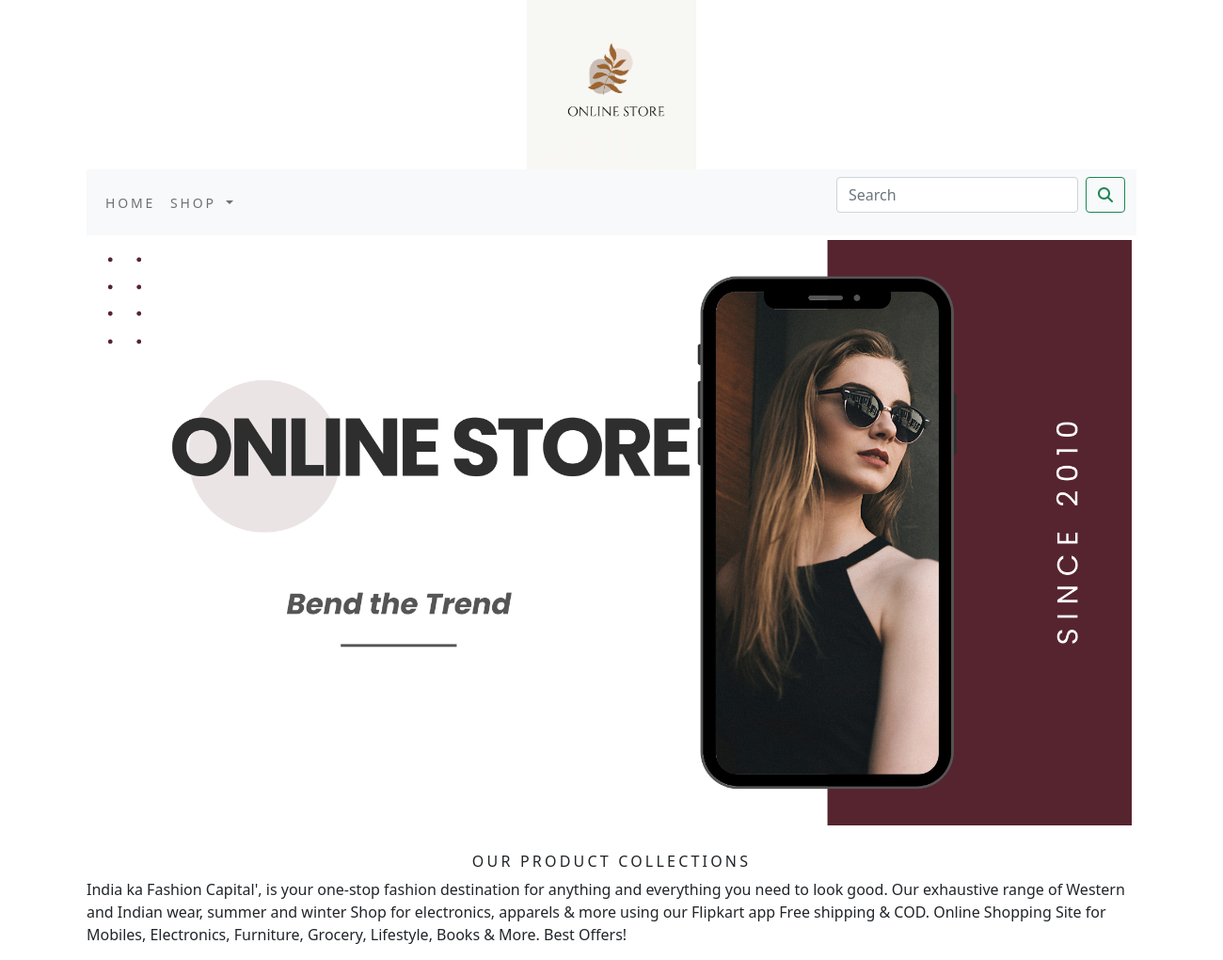
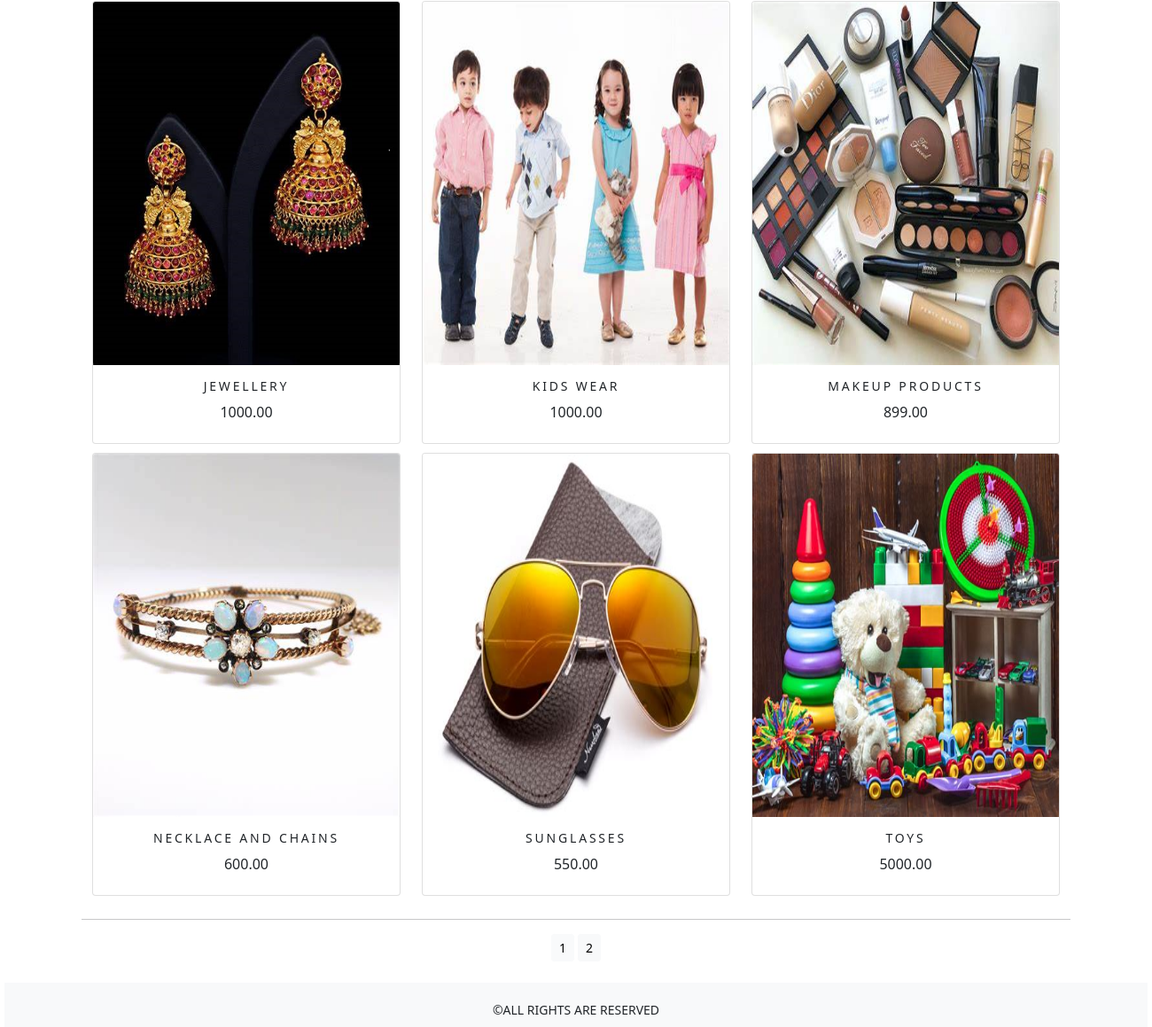
The app's page /shop/ with its own data (2 pictures, top to bottom).
### shop/models.py (models this page shows, shortened)
class Product(models.Model):
    name=models.CharField(max_length=250,unique=True)
    slug=models.SlugField(max_length=250, unique=True)
    description=models.TextField(blank=True)
    price=models.DecimalField(max_digits=10,decimal_places=2)
    category=models.ForeignKey(Category,on_delete=models.CASCADE)
    image=models.ImageField(upload_to='product',blank=True)
    stock=models.IntegerField()
    available=models.BooleanField(default=True)
    created=models.DateTimeField(auto_now_add=True)
    updated=models.DateTimeField(auto_now=True)
    def get_url(self):
       return reverse('shop:prodCatdetail',args=[self.category.slug,self.slug])
    class Meta:
        ordering=('name',)
        verbose_name='product'
        verbose_name_plural='products'

### shop/views.py (the view)
# urls.py: path('',views.allProdCat,name='allProdCat'),
def allProdCat(request,c_slug=None):
     c_page=None
     products_list=None
     if c_slug != None:
        c_page = get_object_or_404(Category, slug=c_slug)
        products_list = Product.objects.all().filter(category=c_page, available=True)
     else:
        products_list = Product.objects.all().filter(available=True)
        paginator=Paginator( products_list,6)
     try:
         page=int(request.GET.get('page','1'))
     except:
         page=1
     try:
         products=paginator.page(page)
     except (EmptyPage,InvalidPage):
         products=paginator.page(paginator.num_pages)
     return render(request, "category.html", {'category': c_page,'products':products})

### cart/context_processors.py (called while the page is built)
def counter(request):
    item_count=0
    if 'admin' in request.path:
        return {}
    else:
        try:
            cart=Cart.objects.filter(cart_id=_cart_id(request))
            car_items=CartItem.objects.all().filter(cart=cart[:1])
            for cart_item in car_items:
                item_count += cart_item.quantity
        except Cart.DoesNotExist:
            item_count=0
        return dict(item_count=item_count)

### cart/views.py (called while the page is built)
def _cart_id(request):
    cart=request.session.session_key
    if not cart:
        cart=request.session.create()
    return cart

### shop/context_processors.py (called while the page is built)
def menu_links(request):
    links=Category.objects.all()
    return dict(links=links)

### shop/models.py (called while the page is built)
    def get_url(self):
       return reverse('shop:product_by_category',args=[self.slug])

### templates/category.html (shortened to what this page needs)
{% extends 'base.html' %}
{% load static %}
{% block content %}
<div class="mx_auto">
     {% if category %}
    <img class="my_image" src="{{category.image.url}}" alt="{{category.name}}">
</div>
    <br>
<div>
    <h1 class="text-center my_tittle">{{category.name}}</h1>
    <p class="text-justify">{{category.description}}</p>
</div>
    {% else %}
<div>
        <img class="my_image my_image_padding" src="{% static 'img/banner.png' %}" alt="" width="1250px;">
 </div>
   <br>
<div>
    <h1 class="text-center my_tittle">Our Product Collections</h1>
    <p class="text-justify">India ka Fashion Capital', is your one-stop fashion destination for anything and everything you need to look good. Our exhaustive range of Western and Indian wear, summer and winter Shop for electronics, apparels & more using our Flipkart app Free shipping & COD. Online Shopping Site for Mobiles, Electronics, Furniture, Grocery, Lifestyle, Books & More. Best Offers!</p>
</div>
    {% endif %}
<div class="container">
    <div class="row mix_auto">
        {% for product in products.object_list %}
        <div class="my_bottom_margin col-9 col-ms-12 col-md-4 col-lg-4">
            <div class="card text-center" style="width:100%; height:500px;">
                <a href="{{product.get_url}}"><img class="card-img-top my_image" src="{{product.image.url}}" alt="{{product.name}}" style="width:100%; height:410px;"></a>
                <div class="card-body">
                    <h4>{{product.name}}</h4>
                    <p>{{product.price}}</p>
                </div>
            </div>
        </div>
        {% endfor %}
    </div>
</div>
<div class="mx_auto">
        {% if products.paginator.num_pages > 1 %}
        <hr>
        <div class="text-center">
            {% for pg in products.paginator.page_range %}
                <a href="?page={{pg}}" class="btn btn-light btn-sm {% if products.number == pg %} active {% endif %}">{{pg}}</a>
            {% endfor %}
       </div>
        {% endif %}
    </div>
        <br>
</div>
{% endblock %}

### templates/base.html (shortened to what this page needs)
{% load static %}
<html lang="en">
<head>
    <link rel="stylesheet" href="{% static 'css/custom.css' %}">
      <link href="{% static 'css/bootstrap.min.css' %}" rel="stylesheet">
</head>
<body>
<div class="container">
{% include 'header.html' %}
{% include 'navbar.html' %}
{% block content %}
{% endblock %}
    </div>
{% include 'footer.html' %}
</body>
</html>

### templates/header.html
{% load static %}
<header>
    <center>
        <a href="{% url 'shop:allProdCat' %}"><img src="{% static 'img/logo.png' %}" alt="logimage" width="180px" height="180px"></a>
    </center>
</header>

### templates/navbar.html (shortened to what this page needs)
<nav class="navbar navbar-expand-lg navbar-light bg-light">
  <div class="container-fluid">
    <div class="collapse navbar-collapse" id="navbarSupportedContent">
      <ul class="navbar-nav me-auto mb-2 mb-lg-0">
        <li class="nav-item">
          <a class="nav-link" href="#">HOME</a>
        </li>
        <li class="nav-item dropdown {% if 'shop' in request.path %} active {% endif %}">
          <a class="nav-link dropdown-toggle" href="#" id="navbarDropdown" role="button" data-bs-toggle="dropdown" aria-expanded="false">
            Shop
          </a>
        </li>
      </ul>
      <form class="d-flex" action="{% url 'search_app:SearchResult' %}" method="get">
        <input class="form-control me-2" type="search" placeholder="Search" name="q" aria-label="Search">
        <button class="btn btn-outline-success" type="submit"><i class="fa fa-search"></i></button>
      </form>
    </div>
  </div>
</nav>

### templates/footer.html
<center>
<div class="footer navbar-fixed-bottom my_footer" style="width:1290px; height:50px;">
    <p class="text-center">&copy;ALL RIGHTS ARE RESERVED</p>
</div>
    </center>

### static/css/custom.css (style rules this page uses)
body { font-family: 'Roboto', sans-serif; }
.nav-item { letter-spacing:.2em; font-size:14px; text-transform:uppercase; }
.my_footer { background-color:#f8f9fa; height:auto; }
.my_footer p { padding-top:20px; font-size:14px; }
.my_image { width:100%; height:auto; }
.my_tittle { font-size:16px; text-transform:uppercase; letter-spacing:.2em; }
.my_image_padding { padding:5px; }
.my_bottom_margin { margin-bottom:10px; }
.card-body h4 { font-size:14px; text-transform:uppercase; letter-spacing:.2em; }

### records on screen
Product: image (picture), name "JEWELLERY", price "1000.00"
Product: image (picture), name "KIDS WEAR", price "1000.00"
Product: image (picture), name "MAKEUP PRODUCTS", price "899.00"
Product: image (picture), name "NECKLACE AND CHAINS", price "600.00"
Product: image (picture), name "SUNGLASSES", price "550.00"
Product: image (picture), name "TOYS", price "5000.00"

### other values on screen
{{ pg }} "1" "2"
